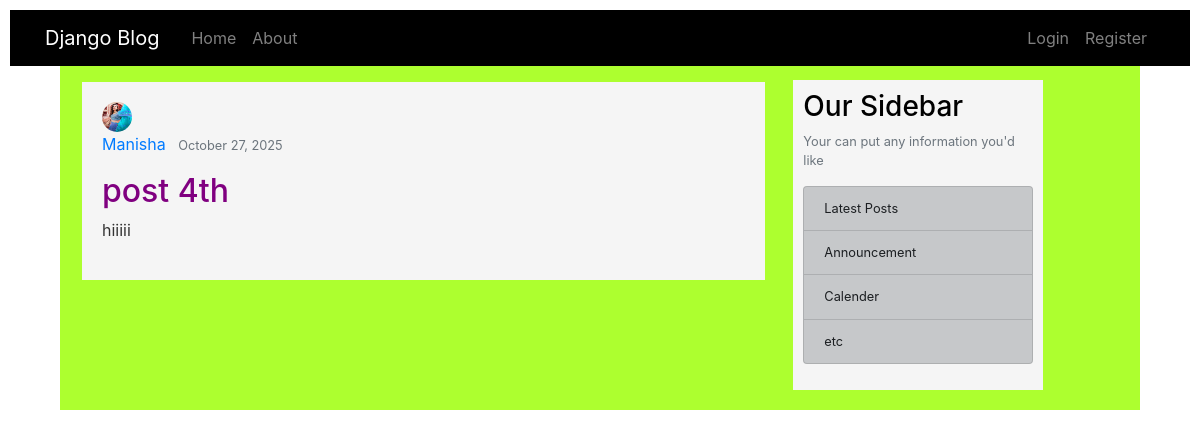
The page /blog/post/5/ on the database its author committed.
### blog/models.py (models this page shows, shortened)
class Post(models.Model):
	title=models.CharField(max_length=200)
	content=models.TextField()
	date_posted=models.DateTimeField(default=timezone.now)#auto_now_add=True when we need only date when post is posted , default=timezone.now when we ant to chnage dtae modified
	author=models.ForeignKey(User,on_delete=models.CASCADE)#when we want unique author for his post and also delete post when author deleted

### users/models.py (models this page shows, shortened)
class Profile(models.Model):
	user = models.OneToOneField(User,on_delete=models.CASCADE)
	image = models.ImageField(default='default.jpg',upload_to='profile_pics')

### blog/views.py (the view)
# urls.py: path('post/<int:pk>/', PostDetailView.as_view(),name='post-detail'),#show post by primary key int
class PostDetailView(DetailView):
	model =Post

### blog/templates/blog/post_detail.html
{% extends "blog/base.html" %}
{% load static %}
{% block content %}
  <article class ="media content-section article">
    <img class ="rounded-circle article-img" src="{{object.author.profile.image.url}}">
    <div class ="media-body">
      <div class="article-metadata">
    <a class="mr-2" href="#">{{object.author}}</a>
    <small class="text-muted">{{ object.date_posted|date:"F d, Y" }}</p>
      </div>
      <h2 class="article-title">{{object.title}}</h2>
      <p class="article-content">{{object.content}}</p>
  </div>
  </article>
	{% endblock %}

### blog/static/css/style.css (style rules this page uses)
body { background-color: #fff; }
.content-section { display: inline-grid; color: #000; width:250px; padding: 10px; background-color: whitesmoke; }
.article { background-color: whitesmoke; padding: 20px; width: 100%; margin: 2px; }
.article-title { color: purple; font-size: 2rem; }
.article-content { color: #333; line-height: 1.6; font-size: 1rem; }
.article-img { width: 30px !important; height: 30px !important; }

### rows shown on the page
Post: author.profile.image (picture), author "Manisha", date_posted "October 27, 2025", title "post 4th", content "hiiiii"
